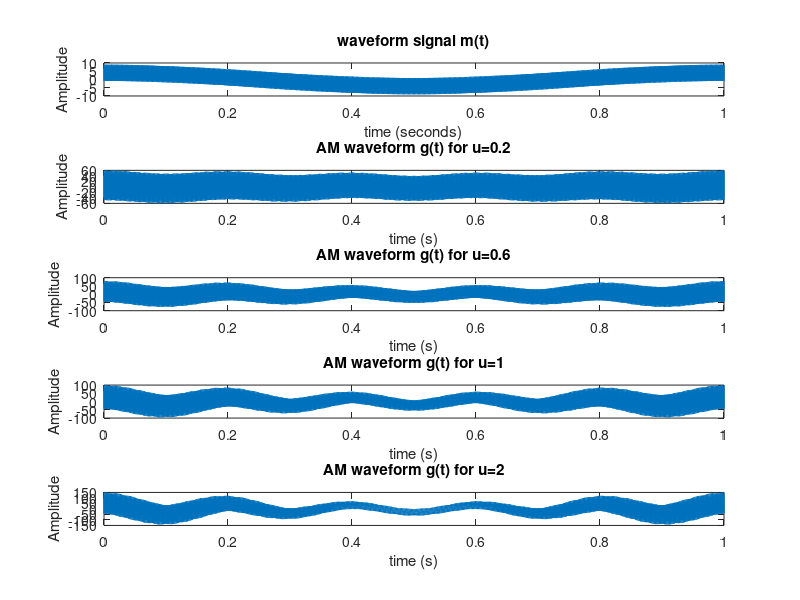

Reproduce this figure in MATLAB.
% ECE310 Eric Morse Problem Set 6 Problem 1
t = linspace(0, 1, 5500);
m = @(t) 5*cos(2*pi*2500*t)+4*cos(2*pi*5500*t);
subplot(5,1,1)
plot(t, m(t)); title('waveform signal m(t)'); xlabel('time (seconds)');
ylabel('Amplitude');
subplot(5,1,2)
g1 = @(t) 50*(1+0.2*m(t)/9).*cos(2*pi*30000*t);
plot(t, g1(t)); title('AM waveform g(t) for u=0.2'); xlabel('time (s)');
ylabel('Amplitude');
subplot(5,1,3)
g2 = @(t) 50*(1+0.6*m(t)/9).*cos(2*pi*30000*t);
plot(t, g2(t)); title('AM waveform g(t) for u=0.6'); xlabel('time (s)');
ylabel('Amplitude');
subplot(5,1,4)
g3 = @(t) 50*(1+1*m(t)/9).*cos(2*pi*30000*t);
plot(t, g3(t)); title('AM waveform g(t) for u=1'); xlabel('time (s)');
ylabel('Amplitude');
subplot(5,1,5)
g4 = @(t) 50*(1+2*m(t)/9).*cos(2*pi*30000*t);
plot(t, g4(t)); title('AM waveform g(t) for u=2'); xlabel('time (s)');
ylabel('Amplitude');
